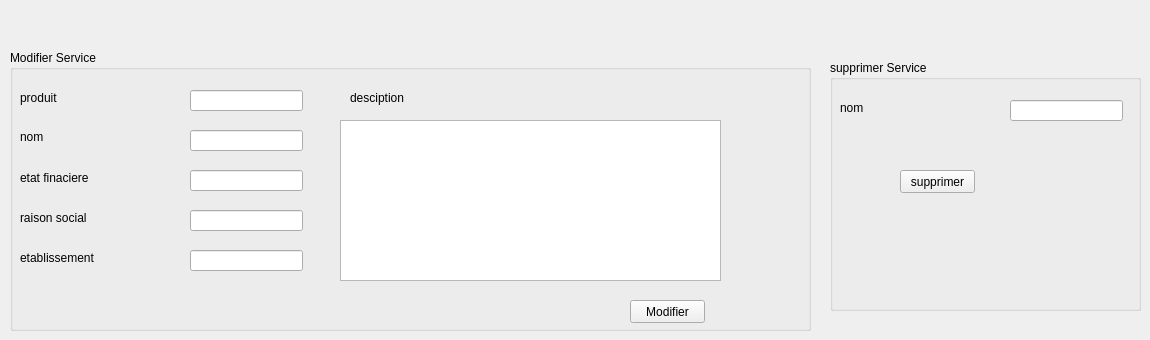
      <widget class="QWidget" name="tab_20">
       <attribute name="title">
        <string>modifier et supprimer service</string>
       </attribute>
       <widget class="QGroupBox" name="groupBox_19">
        <property name="geometry">
         <rect>
          <x>830</x>
          <y>60</y>
          <width>311</width>
          <height>251</height>
         </rect>
        </property>
        <property name="title">
         <string>supprimer Service</string>
        </property>
        <widget class="QLabel" name="label_64">
         <property name="geometry">
          <rect>
           <x>10</x>
           <y>40</y>
           <width>71</width>
           <height>16</height>
          </rect>
         </property>
         <property name="text">
          <string>nom</string>
         </property>
        </widget>
        <widget class="QLineEdit" name="nom_ser_supp">
         <property name="geometry">
          <rect>
           <x>180</x>
           <y>40</y>
           <width>113</width>
           <height>21</height>
          </rect>
         </property>
        </widget>
        <widget class="QPushButton" name="pushButton_24">
         <property name="geometry">
          <rect>
           <x>70</x>
           <y>110</y>
           <width>75</width>
           <height>23</height>
          </rect>
         </property>
         <property name="text">
          <string>supprimer</string>
         </property>
        </widget>
       </widget>
       <widget class="QGroupBox" name="groupBox_18">
        <property name="geometry">
         <rect>
          <x>10</x>
          <y>50</y>
          <width>801</width>
          <height>281</height>
         </rect>
        </property>
        <property name="title">
         <string>Modifier Service</string>
        </property>
        <widget class="QLabel" name="label_60">
         <property name="geometry">
          <rect>
           <x>10</x>
           <y>40</y>
           <width>71</width>
           <height>16</height>
          </rect>
         </property>
         <property name="text">
          <string>produit</string>
         </property>
        </widget>
        <widget class="QLabel" name="label_61">
         <property name="geometry">
          <rect>
           <x>10</x>
           <y>80</y>
           <width>47</width>
           <height>13</height>
          </rect>
         </property>
         <property name="text">
          <string>nom</string>
         </property>
        </widget>
        <widget class="QLabel" name="label_62">
         <property name="geometry">
          <rect>
           <x>10</x>
           <y>120</y>
           <width>151</width>
           <height>16</height>
          </rect>
         </property>
         <property name="text">
          <string>etat finaciere</string>
         </property>
        </widget>
        <widget class="QLineEdit" name="produit_ser_mod">
         <property name="geometry">
          <rect>
           <x>180</x>
           <y>40</y>
           <width>113</width>
           <height>21</height>
          </rect>
         </property>
        </widget>
        <widget class="QLineEdit" name="nom_ser_mod">
         <property name="geometry">
          <rect>
           <x>180</x>
           <y>80</y>
           <width>113</width>
           <height>21</height>
          </rect>
         </property>
        </widget>
        <widget class="QLineEdit" name="etat_ser_mod">
         <property name="geometry">
          <rect>
           <x>180</x>
           <y>120</y>
           <width>113</width>
           <height>21</height>
          </rect>
         </property>
         <property name="inputMethodHints">
          <set>Qt::ImhNone</set>
         </property>
         <property name="maxLength">
          <number>1</number>
         </property>
        </widget>
        <widget class="QPushButton" name="pushButton_23">
         <property name="geometry">
          <rect>
           <x>620</x>
           <y>250</y>
           <width>75</width>
           <height>23</height>
          </rect>
         </property>
         <property name="text">
          <string>Modifier</string>
         </property>
        </widget>
        <widget class="QLabel" name="label_63">
         <property name="geometry">
          <rect>
           <x>10</x>
           <y>160</y>
           <width>121</width>
           <height>16</height>
          </rect>
         </property>
         <property name="text">
          <string>raison social</string>
         </property>
        </widget>
        <widget class="QLineEdit" name="raison_ser_mod">
         <property name="geometry">
          <rect>
           <x>180</x>
           <y>160</y>
           <width>113</width>
           <height>21</height>
          </rect>
         </property>
        </widget>
        <widget class="QLabel" name="label_86">
         <property name="geometry">
          <rect>
           <x>10</x>
           <y>200</y>
           <width>121</width>
           <height>16</height>
          </rect>
         </property>
         <property name="text">
          <string>etablissement</string>
         </property>
        </widget>
        <widget class="QLineEdit" name="etabl_ser_mod">
         <property name="geometry">
          <rect>
           <x>180</x>
           <y>200</y>
           <width>113</width>
           <height>21</height>
          </rect>
         </property>
        </widget>
        <widget class="QLabel" name="label_87">
         <property name="geometry">
          <rect>
           <x>340</x>
           <y>40</y>
           <width>121</width>
           <height>16</height>
          </rect>
         </property>
         <property name="text">
          <string>desciption</string>
         </property>
        </widget>
        <widget class="QTextEdit" name="textEdit_2">
         <property name="geometry">
          <rect>
           <x>330</x>
           <y>70</y>
           <width>381</width>
           <height>161</height>
          </rect>
         </property>
        </widget>
       </widget>
      </widget>
